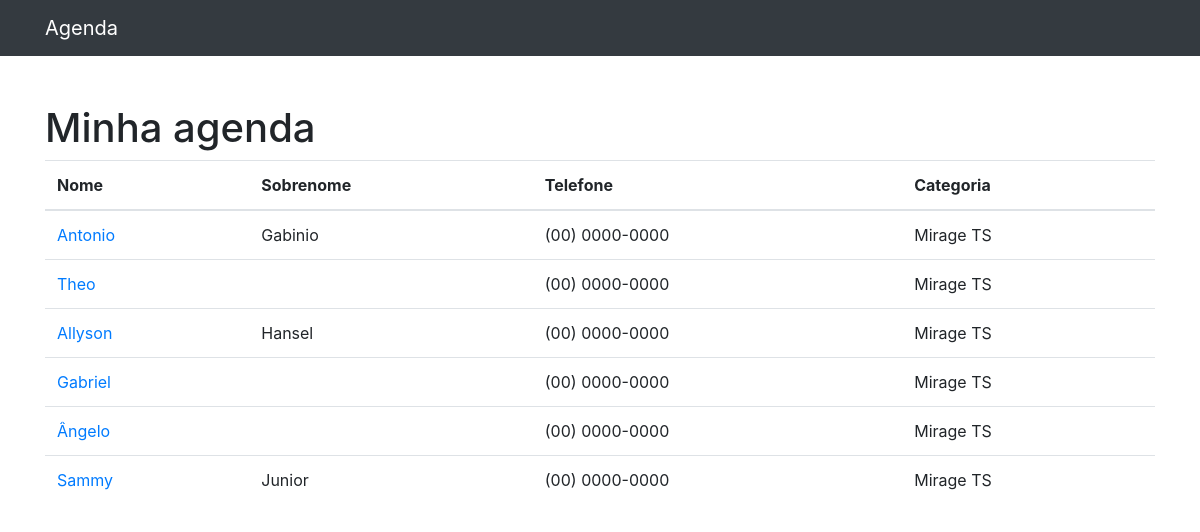
The app's page /, older data.
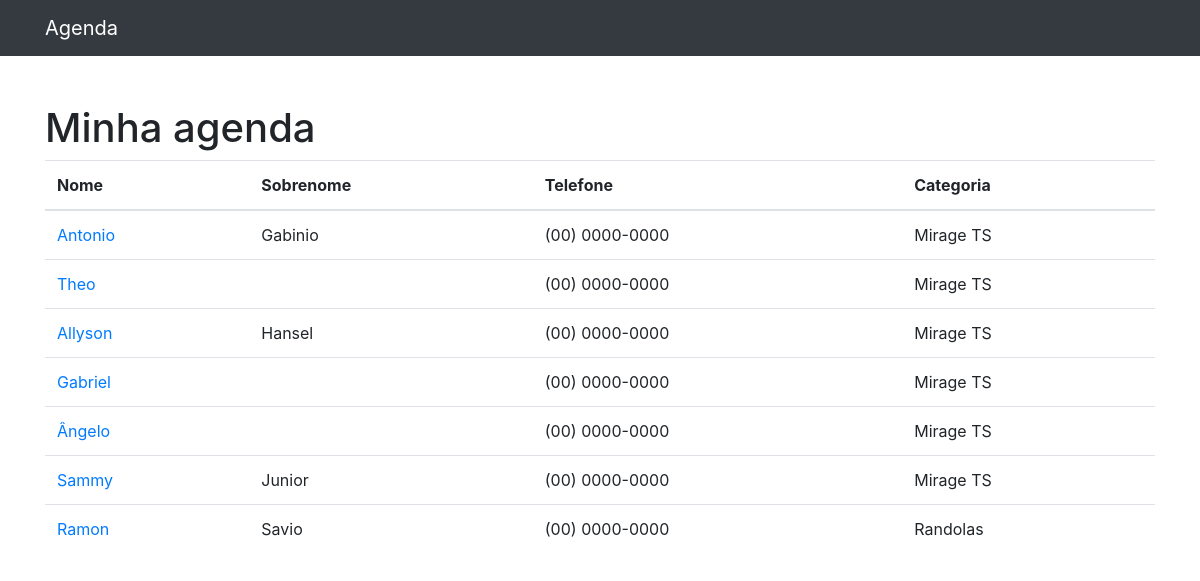
The same page, newer data.
### contatos/models.py (models this page shows, shortened)
class Contato(models.Model):
    nome = models.CharField(max_length=255)
    sobrenome = models.CharField(max_length=255, blank=True)
    telefone = models.CharField(max_length=255)
    email = models.CharField(max_length=255, blank=True)
    data_criacao = models.DateTimeField(default=timezone.now)
    descricao = models.TextField(blank=True)
    categoria = models.ForeignKey(Categoria, on_delete=models.DO_NOTHING)

class Categoria(models.Model):
    nome = models.CharField(max_length=255)
    def __str__(self):
        return self.nome

### contatos/views.py (the view)
# urls.py: path('', views.index, name='index'),
def index(request):
    contatos = Contato.objects.all()
    return render(request, 'contatos/index.html', {
        'contatos': contatos
    })

### contatos/templates/contatos/index.html
{% extends 'base.html' %}
{% block conteudo %}
<h1 class="mt-5">Minha agenda</h1>
<table class="table">
  <thead>
    <tr>
      <th>Nome</th>
      <th>Sobrenome</th>
      <th>Telefone</th>
      <th>Categoria</th>
    </tr>
  </thead>
  <tbody>
    {% for contato in contatos %}
    <tr>
      <td>
        <a href="{% url 'ver_contato' contato.id %}">{{contato.nome}}</a>
      </td>
      <td>{{contato.sobrenome}}</td>
      <td>{{contato.telefone}}</td>
      <td>{{contato.categoria}}</td>
    </tr>
    {% endfor %}
  </tbody>
</table>
{% endblock conteudo %}

Row changes from the older to the newer data that the page shows:
added Contato: nome "Ramon", sobrenome "Savio", telefone "(00) 0000-0000", categoria "Randolas"
